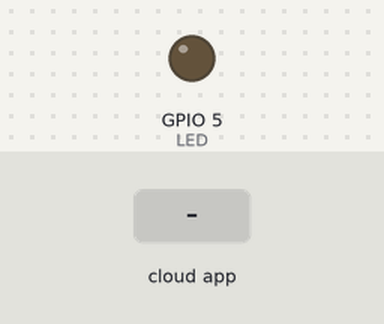
This sketch was run on a simulated ESP8266 (NodeMCU). On the bench: output pins drawn as LEDs (lit = HIGH). Inputs (shaded band) come from the test bench. WiFi joins after 1.5 s; servers stay silent unless stated; no MQTT or app messages arrive unless stated; what the sketch prints to the serial monitor is not drawn.

Above: at 2.7 s.
2.8 s: the phone or cloud app sets switch to ON
At 3.5 s:
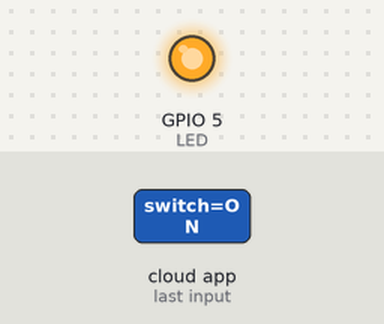
4.3 s: the phone or cloud app sets switch to OFF
At 5.4 s:
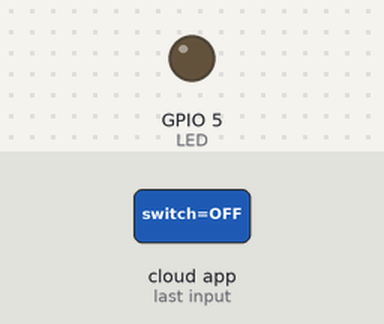
Timing chart, 0 to 7.3 s (numbered marks = the images above; inputs shaded):
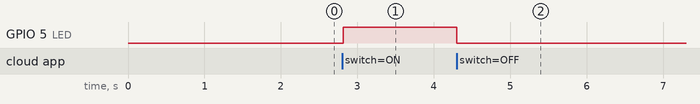

The sketch:

SWITCH.ino
```cpp
#include <ESP8266WiFi.h>
#include <String.h>
#include "Adafruit_MQTT.h"
#include "Adafruit_MQTT_Client.h"

#define LED 5

/////////////////////////////////////////

#define WLAN_SSID       "XXXXXXXXXXXXXX"              //WIFI NAME
#define WLAN_PASS       "XXXXXXXXXXXXXX"              //WIFI PASSWORD

////////////////////////////////////////

#define AIO_SERVER      "io.adafruit.com"             //SERVER NAME
#define AIO_SERVERPORT  1883                          //MQTT PORT

/////////////////////////////////////////////

#define IO_USERNAME  "XXXXXXXXXXX"
#define IO_KEY       "XXXXXXXXXXX"

/////////////////////////////////////////


WiFiClient client;
Adafruit_MQTT_Client mqtt(&client, AIO_SERVER, AIO_SERVERPORT, IO_USERNAME, IO_KEY);

////////////////////////////////////
Adafruit_MQTT_Subscribe Switch = Adafruit_MQTT_Subscribe(&mqtt, IO_USERNAME "/feeds/switch");
void MQTT_connect();
void setup()
{

  Serial.begin(9600);
  delay(10);
  pinMode(LED, OUTPUT);

  Serial.println(F("Adafruit MQTT demo"));

  // Connect to WiFi access point.
  Serial.println(); Serial.println();
  Serial.print("Connecting to ");
  Serial.println(WLAN_SSID);

  WiFi.begin(WLAN_SSID, WLAN_PASS);
  while (WiFi.status() != WL_CONNECTED) {
    delay(500);
    Serial.print(".");
  }
  Serial.println();

  Serial.println("WiFi connected");
  Serial.println("IP address: "); Serial.println(WiFi.localIP());
  mqtt.subscribe(&Switch);
}

void loop()
{
  MQTT_connect();
  Adafruit_MQTT_Subscribe *subscription;
  while ((subscription = mqtt.readSubscription(5000))) {
    // Check if its the onoff button feed
    if (subscription == &Switch) {
      Serial.print(F("On-Off button: "));
      Serial.println((char *)Switch.lastread);

      if (strcmp((char *)Switch.lastread, "ON") == 0) {
        digitalWrite(LED, 1);
      }
      if (strcmp((char *)Switch.lastread, "OFF") == 0) {
        digitalWrite(LED, 0);
      }
}
  }

}


void MQTT_connect() {
  int8_t ret;

  // Stop if already connected.
  if (mqtt.connected()) {
    return;
  }

  Serial.print("Connecting to MQTT... ");

  uint8_t retries = 3;
  while ((ret = mqtt.connect()) != 0) { // connect will return 0 for connected
    Serial.println(mqtt.connectErrorString(ret));
    Serial.println("Retrying MQTT connection in 5 seconds...");
    mqtt.disconnect();
    delay(5000);  // wait 5 seconds
    retries--;
    if (retries == 0) {
      // basically die and wait for WDT to reset me
      while (1);
    }
  }
  Serial.println("MQTT Connected!");
}
```

Measured:
- after the input at 2.8 s, GPIO 5 (LED): LOW → HIGH at once
- after the input at 4.3 s, GPIO 5 (LED): HIGH → LOW at once
